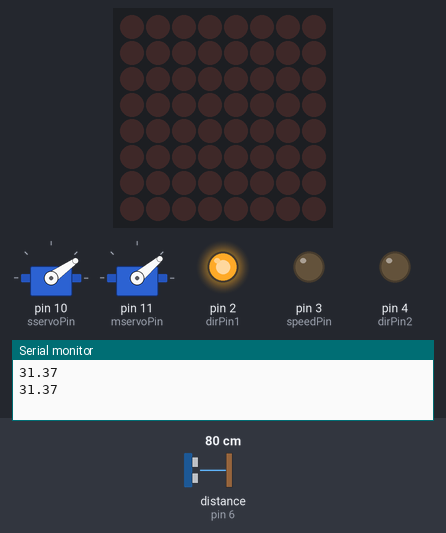
A sketch run on a simulated Arduino Uno, built with avr-gcc and run on an emulated ATmega328P. Parts: 2 × servo, 8×8 LED matrix, output pins drawn as LEDs (lit = HIGH), the last lines printed to the serial monitor. Wiring (inferred from the names in the program): ultrasonic range finder: trigger pin 7; echo pin 6. The test bench sets the inputs (shaded band); at power-on: distance to the obstacle (sensor on pin 6) 80 cm. The echo pulse lasts 58.3 µs per cm; pins used as bus, display or sensor lines are not drawn.

Above: at 1.4 s.
1.5 s: distance to the obstacle (sensor on pin 6) set to 34 cm
4.5 s: distance to the obstacle (sensor on pin 6) set to 28 cm
At 6.2 s:
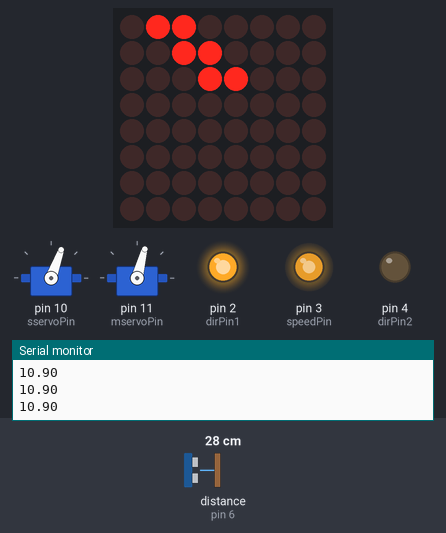
6.5 s: distance to the obstacle (sensor on pin 6) set to 35 cm
At 7.3 s:
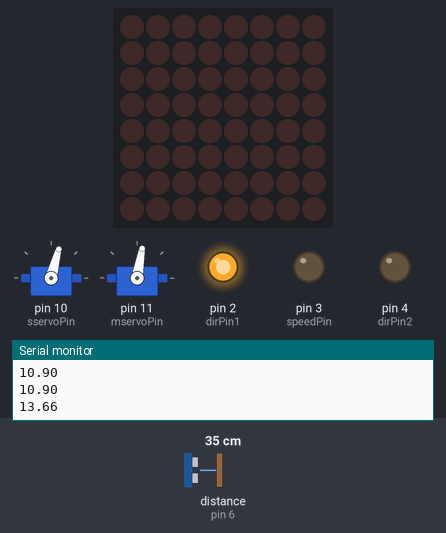
9.5 s: distance to the obstacle (sensor on pin 6) set to 2 cm
At 11.2 s:
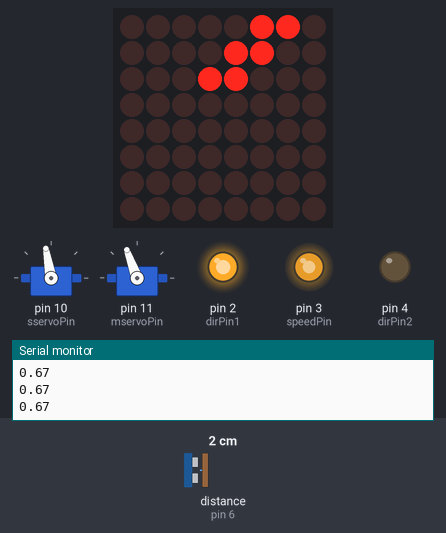
11.5 s: distance to the obstacle (sensor on pin 6) set to 60 cm
At 12.3 s:
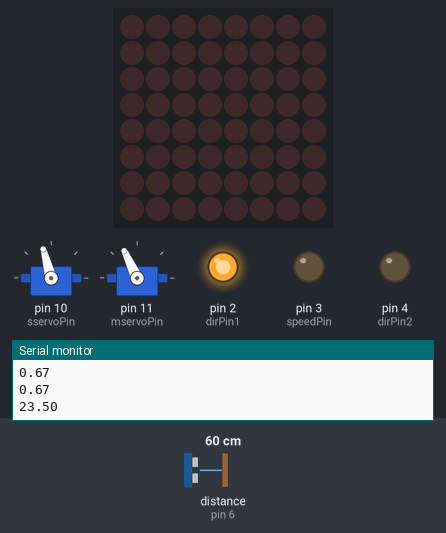
14.5 s: distance to the obstacle (sensor on pin 6) set to 4 cm
At 16.2 s:
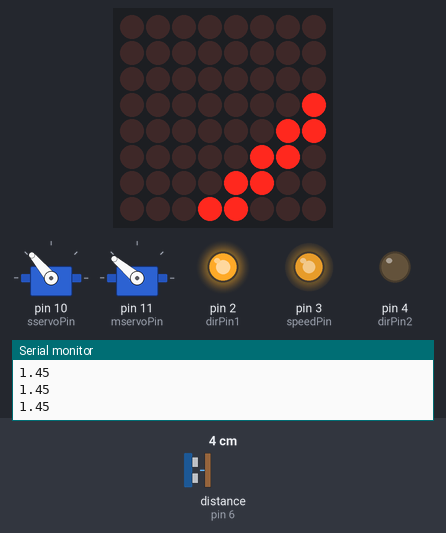
Timing chart, 0 to 17.5 s (numbered marks = the images above; inputs shaded):
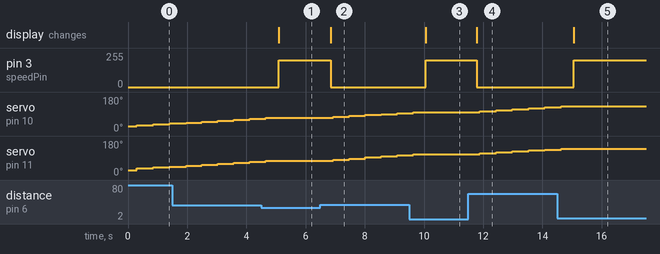

Measured:
- the behaviour switches between 31 and 30 cm on distance to the obstacle (sensor on pin 6) (found by bisection; images 0 and 1)
- after the input at 4.5 s, pin 3 (speedPin): 0/255 → 200/255 after 0.59 s; servo on pin 10 (sservoPin): goes on until 4.7 s, then stays 70°; servo on pin 11 (mservoPin): goes on until 4.7 s, then stays 75°; the display: changes after 0.59 s (image 1)
- after the input at 6.5 s, pin 3 (speedPin): 200/255 → 0/255 after 0.34 s; servo on pin 10 (sservoPin): moves from 70° to 95° over 2.2 s, starting after 0.44 s; servo on pin 11 (mservoPin): moves from 75° to 105° over 2.2 s, starting after 0.44 s; the display: changes after 0.34 s (image 2)
- after the input at 9.5 s, pin 3 (speedPin): 0/255 → 200/255 after 0.56 s; servo on pin 10 (sservoPin): goes on until 9.6 s, then stays 100°; servo on pin 11 (mservoPin): goes on until 9.6 s, then stays 110°; the display: changes after 0.57 s (image 3)
- after the input at 11.5 s, pin 3 (speedPin): 200/255 → 0/255 after 0.28 s; servo on pin 10 (sservoPin): moves from 100° to 125° over 2.2 s, starting after 0.39 s; servo on pin 11 (mservoPin): moves from 110° to 135° over 2.2 s, starting after 0.39 s; the display: changes after 0.28 s (image 4)
- after the input at 14.5 s, pin 3 (speedPin): 0/255 → 200/255 after 0.56 s; servo on pin 10 (sservoPin): goes on until 14.6 s, then stays 130°; servo on pin 11 (mservoPin): goes on until 14.6 s, then stays 140°; the display: changes after 0.56 s (image 5)

The sketch:

project1.ino
```cpp
#include <Servo.h>
#include <LedControl.h>
int sservoPin = 10;
int mservoPin = 11;
int DIN = 8;
int CLK = 12;
int CS = 9;
int position = 25;
int trigPin = 7;
int echoPin = 6;
int speedPin = 3;
int dirPin1 = 2;
int dirPin2 = 4;
int mspeed = 200;
int pingTime;
float inches;
int rotationStat = 0;
float distance;
float distance1;
Servo sservo;
Servo mservo;

float getDistance() {
  float readings[7];
  for (int i = 0; i < 7; i++) {
    digitalWrite(trigPin, LOW);
    delayMicroseconds(10);
    digitalWrite(trigPin, HIGH);
    delayMicroseconds(10);
    digitalWrite(trigPin, LOW);
    pingTime = pulseIn(echoPin, HIGH, 30000);
    readings[i] = (343.0 / 25400.0) * (pingTime / 2.0);

    delay(60);
  }
  for (int i = 0; i < 6; i++) {
    for (int j = 0; j < 6; j++) {
      if (readings[j] > readings[j+1]) {
        float temp = readings[j];
        readings[j] = readings[j+1];
        readings[j+1] = temp;
      }
    }
  }
  distance = readings[3];
  Serial.println(distance);
  return distance;
  }
byte lefty[8] =
{
  B00000000,
  B00000000,
  B00000000,
  B10000000,
  B11000000,
  B01100000,
  B00110000,
  B00011000
};
byte lefty1[8] =
{
  B00000000,
  B10000000,
  B11000000,
  B01100000,
  B00110000,
  B00011000,
  B00000000,
  B00000000
};
byte lefty2[8] =
{
  B01100000,
  B00110000,
  B00011000,
  B00000000,
  B00000000,
  B00000000,
  B00000000,
  B00000000
};
byte middy[8] =
{
  B00011000,
  B00011000,
  B00011000,
  B00011000,
  B00011000,
  B00011000,
  B00011000,
  B00011000
};
byte righty2[8] =
{
  B00000110,
  B00001100,
  B00011000,
  B00000000,
  B00000000,
  B00000000,
  B00000000,
  B00000000
};
byte righty1[8] =
{
  B00000000,
  B00000001,
  B00000011,
  B00000110,
  B00001100,
  B00011000,
  B00000000,
  B00000000
};
byte righty[8] =
{
  B00000000,
  B00000000,
  B00000000,
  B00000001,
  B00000011,
  B00000110,
  B00001100,
  B00011000
};
LedControl lc = LedControl(DIN, CLK, CS, 1);
void setup() {
  // put your setup code here, to run once:
sservo.attach(sservoPin);
mservo.attach(mservoPin);
Serial.begin(9600);
lc.shutdown(0, false);
lc.setIntensity(0, 12);
lc.clearDisplay(0);
pinMode(trigPin,OUTPUT);
pinMode(echoPin, INPUT);
pinMode(speedPin,OUTPUT);
pinMode(dirPin1,OUTPUT);
pinMode(dirPin2,OUTPUT);
digitalWrite(dirPin1,HIGH);
digitalWrite(dirPin2,LOW);
sservo.write(position);
mservo.write(position);
delay(200);
}

void loop() {
  // put your main code here, to run repeatedly:
  delay(100);

  if(position == 145){
    rotationStat = 1;
  }
  else if (position == 25){
    rotationStat = 0;
  }
  if(rotationStat == 0){
    position = position + 5;
  }
  else if (rotationStat == 1){
    position = position - 5;
  }
  if(position >= 85){
    sservo.write(position);
  mservo.write(position + 10);
  }
  else{
    sservo.write(position);
  mservo.write(position + 5);
  }
  distance1 = getDistance();
  while(distance1 <= 12 && distance1 > 0){
    analogWrite(speedPin,mspeed);
    if(position <= 45){
      lc.clearDisplay(0);
for (int row = 0; row < 8; row++)
  {
    lc.setRow(0, row, lefty[row]);
  }
    }
  else if(position <=65){
    lc.clearDisplay(0);
for (int row = 0; row < 8; row++)
  {
    lc.setRow(0, row, lefty1[row]);
  }
  }
  else if(position <= 79){
    lc.clearDisplay(0);
for (int row = 0; row < 8; row++)
  {
    lc.setRow(0, row, lefty2[row]);
  }
  }
  else if (position <= 90){
    lc.clearDisplay(0);
for (int row = 0; row < 8; row++)
  {
    lc.setRow(0, row, middy[row]);
  }
  }
  else if(position <= 105){
    lc.clearDisplay(0);
for (int row = 0; row < 8; row++)
  {
    lc.setRow(0, row, righty2[row]);
  }
  }
  else if (position <= 125){
    lc.clearDisplay(0);
for (int row = 0; row < 8; row++)
  {
    lc.setRow(0, row, righty1[row]);
  }
  }
  else if (position <= 145){
    lc.clearDisplay(0);
for (int row = 0; row < 8; row++)
  {
    lc.setRow(0, row, righty[row]);
  }
  }
  distance1 = getDistance();
  }
lc.clearDisplay(0);
analogWrite(speedPin,0);


}
```
